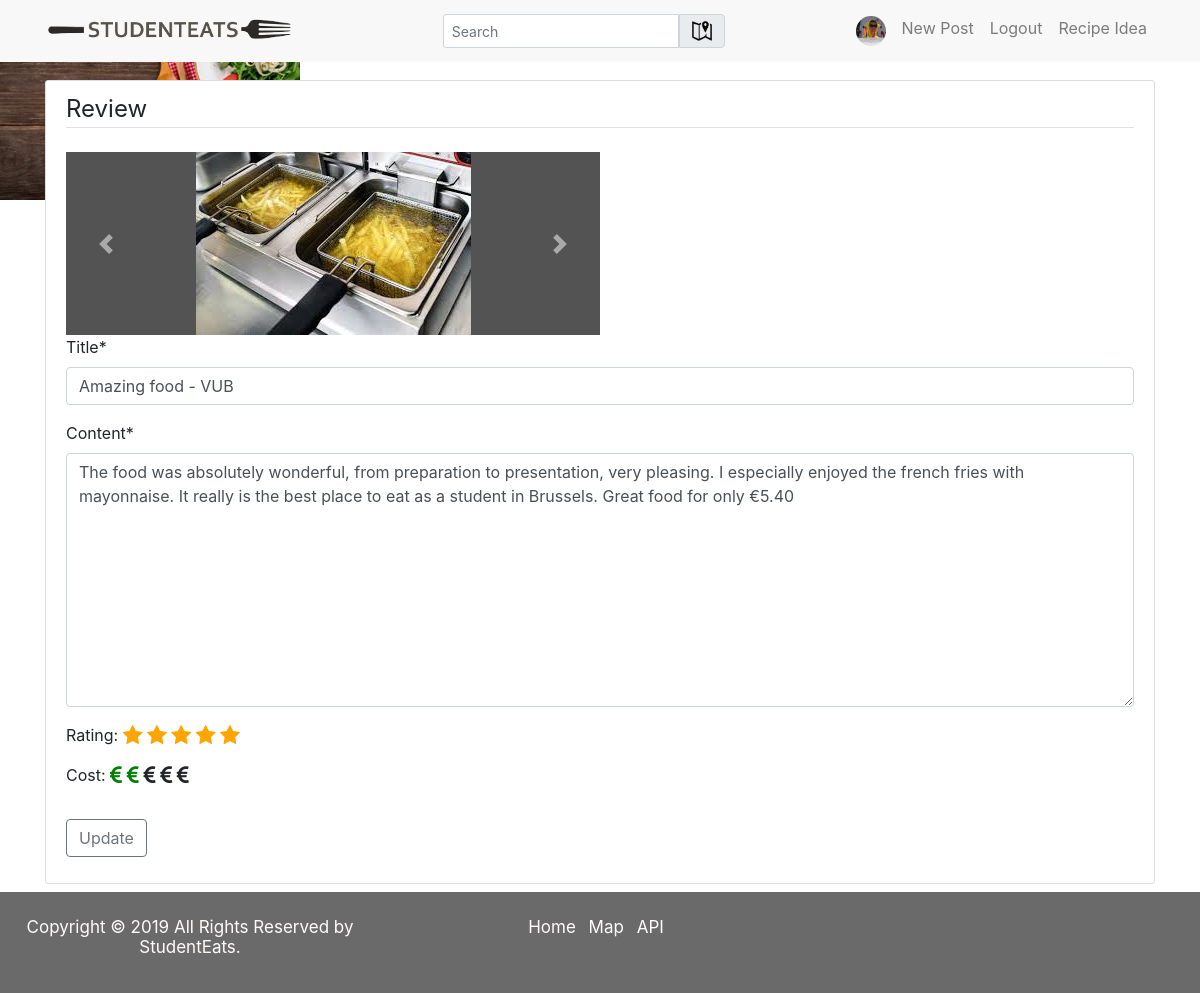
The page /post/123/update/ (signed in) on the database its author committed.
### users/models.py (models this page shows, shortened)
class Profile(models.Model):
    user = models.OneToOneField(User, on_delete=models.CASCADE)
    image = models.ImageField(default='default.jpg', upload_to='profile_pics')
    bio = models.TextField(max_length=150, default='')
    following = models.ManyToManyField('self', symmetrical = False, blank=True, related_name='followers') ## symmetrical = False makes it so that the follow relationship is unidirectional

### blog/models.py (models this page shows, shortened)
class PostImage(models.Model):
    post = models.ForeignKey(Post, related_name='images', on_delete = models.CASCADE)
    image = models.ImageField(upload_to='post_images')

class Post(models.Model):
    title = models.CharField(max_length=100)
    content = models.TextField(max_length=500)
    date_posted = models.DateTimeField(default = timezone.now)
    author = models.ForeignKey(User, on_delete = models.CASCADE, related_name='posts')
    likes = models.ManyToManyField(User, blank=True, related_name='likers')
    rating = models.IntegerField(null=False, default=0)
    cost = models.IntegerField(null=False, default=0)
    place = models.ForeignKey(EatingPlace, related_name='posts', on_delete=models.CASCADE, null=True)

### blog/views.py (the view, shortened to what this page needs)
# urls.py: path('post/<int:pk>/update/', PostUpdateView.as_view(), name='post-update'),
class PostUpdateView(LoginRequiredMixin, UserPassesTestMixin, UpdateView):
    model = Post
    fields = ['title', 'content']
    template_name = 'blog/post_update.html'
    def test_func(self):
        post = self.get_object()
        if self.request.user == post.author:
            return True
        return False
    def get_context_data(self, **kwargs):
        context = super().get_context_data(**kwargs)
        context['post'] = self.get_object()
        return context

### blog/templates/blog/post_update.html (shortened to what this page needs)
{% extends "blog/base.html" %}
{% load crispy_forms_tags %}
{% load static %}
{% block extra_css %}
    <link rel="stylesheet" href="https://cdnjs.cloudflare.com/ajax/libs/font-awesome/4.7.0/css/font-awesome.min.css">
    <link rel="stylesheet" href="{% static 'blog/rating-icons.css' %}">
{% endblock extra_css %}
{% block content %}
  <div class="content-section">
      <form method="POST", enctype="multipart/form-data">
          <fieldset class="form-group">
              <legend class="border-bottom mb-4">Review</legend>
             {% include "blog/blocks/carousel.html" %}
              {{ form |crispy }}
              <p>Rating: <span class="fa fa-star fa-lg"></span> <span class="fa fa-star fa-lg"></span> <span class="fa fa-star fa-lg"></span> <span class="fa fa-star fa-lg"></span> <span class="fa fa-star fa-lg"></span></p>
              <p>Cost: <span class="fa fa-eur fa-lg"></span> <span class="fa fa-eur fa-lg"></span> <span class="fa fa-eur fa-lg"></span> <span class="fa fa-eur fa-lg"></span> <span class="fa fa-eur fa-lg"></span></p>
          </fieldset>
          <div class="form-group">
              <button class="btn btn-outline-secondary" type="submit">Update</button>
          </div>
      </form>
  </div>
{% endblock content %}

### blog/templates/blog/base.html (shortened to what this page needs)
{% load static %}
<!DOCTYPE html>
<html lang="en" dir="ltr">
<head>
    <link rel="stylesheet" href="https://maxcdn.bootstrapcdn.com/bootstrap/4.0.0/css/bootstrap.min.css">
    <link rel="stylesheet" href="{% static 'blog/main.css' %}">
    {% block extra_css %}
    {% endblock extra_css %}
</head>
<body>
<div id="wrapper">
	<div id="pagecontent">
	<header class="site-header">
        <nav class="navbar navbar-expand-md navbar-light bg-steel fixed-top">
            <div class="container">
                <a class="navbar-brand mr-4" href="{% url 'blog-home' %}"><img src="{% static 'blog/logo2.png' %}" alt="StudentEats logo" width="250"></a>
                <div class="collapse navbar-collapse" id="navbarToggle">
                    <div class="navbar-nav mr-auto">
                        <form class="form-inline" action="{% url 'search-result' %}" method="GET" autocomplete="off">
                            <div class="input-group">
                                <input id="search" class="form-control form-control-sm" name="q" type="search" placeholder="Search">
                                <div class="input-group-prepend">
                                    <a class="btn btn-light nav-item input-group-text rounded-right" href="{% url 'blog-map' %}" id="basic-addon1">
                                        <img src="{% static 'blog/map_icon.png' %}" alt="Map" height="20">
                                    </a>
                                </div>
                            </div>
                        </form>
                    </div>
                    <div class="navbar-nav">
                        {% if user.is_authenticated %}
                        <a class="nav-item nav-link" href="{% url 'profile' user.username %}">
                            <img src="{{ user.profile.image.url }}" alt="Profile" height="30" width="30" class="rounded-circle">
                        </a>
                        <a class="nav-item nav-link" href="{% url 'post-create' %}">New Post</a>
                        <a class="nav-item nav-link" href="{% url 'logout' %}">Logout</a>
                             <div class="dropdown">
                                <a class="nav-item nav-link">Recipe Idea</a>
                                    {% include 'blog/recipeAPI.html' %}
                             </div>
                        {% else %}
                        <a class="nav-item nav-link" href="{% url 'login' %}">Login</a>
                        <a class="nav-item nav-link" href="{% url 'register' %}">Register</a> {% endif %}
                    </div>
                </div>
            </div>
        </nav>
    </header>
    <main style="margin-top: 10vh" role="main" class="container">
        <div class="row">
            <div class="col-md-12">
                {% block content %}  {% endblock %}
            </div>
        </div>
    </main>
	</div>
</div>
    <div id="FOOTERTEST">
	<footer id="footerpush">
    <div class="row">
  <div class="col-sm-4">
      <p style="text-align: center" class="copyright-text">Copyright &copy; 2019 All Rights Reserved by <a id="snowflake" href="{% url 'blog-home' %}">StudentEats</a>. </p>
  </div>
  <div class="col-sm-4">
      <ul class="footer-links">
              <li><a class="mr-2" href="{% url 'blog-home' %}">Home</a></li>
              <li><a class="mr-2" href="{% url 'blog-map' %}">Map</a></li>
              <li><a class="mr-2" href="{% url 'api-page' %}">API</a></li>
            </ul>
  </div>
  <div  id="footersharebuttons" class="col-sm-4">
  </div>
</div>
    </footer>
    </div>
    <link rel="stylesheet" href="https://code.jquery.com/ui/1.12.1/themes/base/jquery-ui.css" type="text/css" media="all" />
</body>
</html>

### blog/templates/blog/blocks/carousel.html (shortened to what this page needs)
{% if post.images.count != 0 %}
<div id="respcarousel post-carousel-{{forloop.counter }}" class="carousel slide w-50" data-interval="false" data-ride="carousel">
    <div id="respcarousel" class="carousel-inner">
        {% for image in post.images.all %} {% if forloop.first %}
        <div class="carousel-item active">
            <img class="d-block" src="{{ image.image.url }}" alt="First slide">
        </div>
        {% else %}
        <div class="carousel-item">
            <img class="d-block" src="{{ image.image.url }}" alt="Next slide">
        </div>
        {% endif %} {% endfor %}
    </div>
    <a class="carousel-control-prev" href="#post-carousel-{{forloop.counter }}" role="button" data-slide="prev">
        <span class="carousel-control-prev-icon" aria-hidden="true"></span>
    </a>
    <a class="carousel-control-next" href="#post-carousel-{{forloop.counter }}" role="button" data-slide="next">
        <span class="carousel-control-next-icon" aria-hidden="true"></span>
    </a>
</div>
{% endif %}

### blog/static/blog/main.css (style rules this page uses)
body, html { height: 100%; }
#wrapper { min-height: 100%; height: auto !important; height: 100%; margin: 0 auto -1%; }
#push, #footerpush { height: 1%; width: 100%; }
body { background-size: cover; background: #f8f8f8 url("wood.jpg") no-repeat fixed; color: #333333; margin-top: 5rem; width: 100%; }
html { width: 100%; }
#snowflake { color: snow; }
ul { margin: 0; }
.bg-steel { background-color: #f8f8f8; }
.site-header .navbar-nav .nav-link { color: #000000; }
.carousel-item img { margin: auto; }
.carousel { background-color: #535353; }
.content-section { background: #ffffff; padding: 10px 20px; border: 1px solid #dddddd; border-radius: 3px; margin-bottom: 20px; }
footer { background-color: #2b2b2b; opacity: 70%; padding: 25px 0 20px; font-size: 17px; line-height: 20px; color: snow; width: 100%; text-align: center; }
.footer-links { padding-left: 0; list-style: none; }
.footer-links li { display: inline; }
.footer-links a { color: snow; }
#footersharebuttons { margin: auto; display: inline-block; }
.dropdown { display: inline-block; }

### rows shown on the page
PostImage: image (picture)
Post: title "Amazing food - VUB", content "The food was absolutely wonderful, from preparation to presentation, very pleasing. I especially enjoyed the french fries with mayonnaise. It really is the best place to eat as a student in Brussels. Great food for only €5.40"
